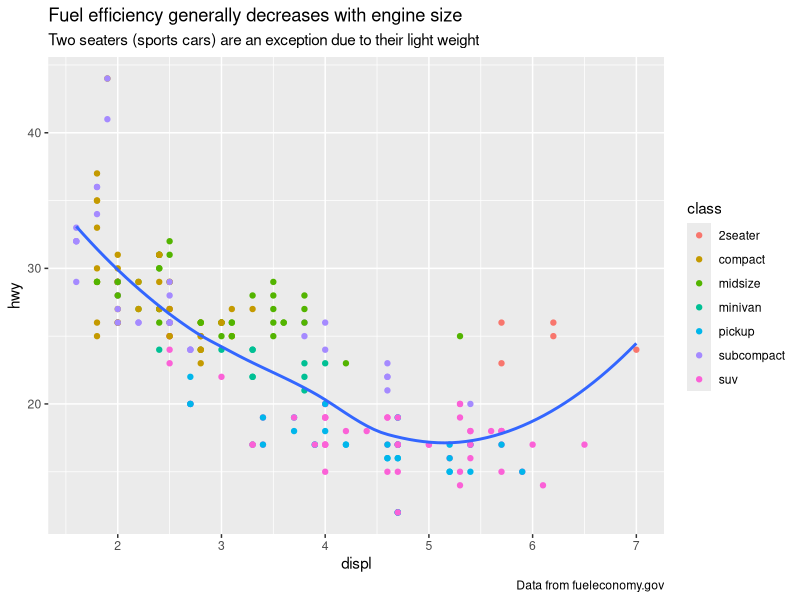
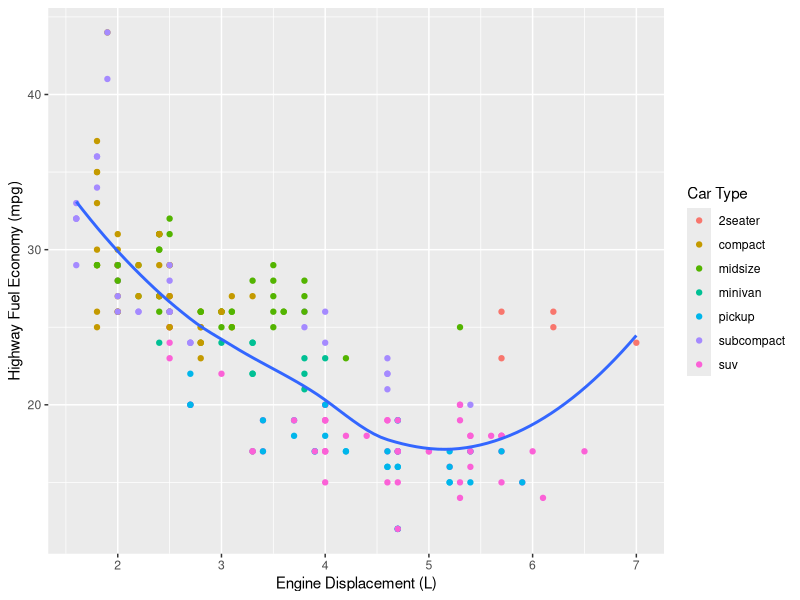
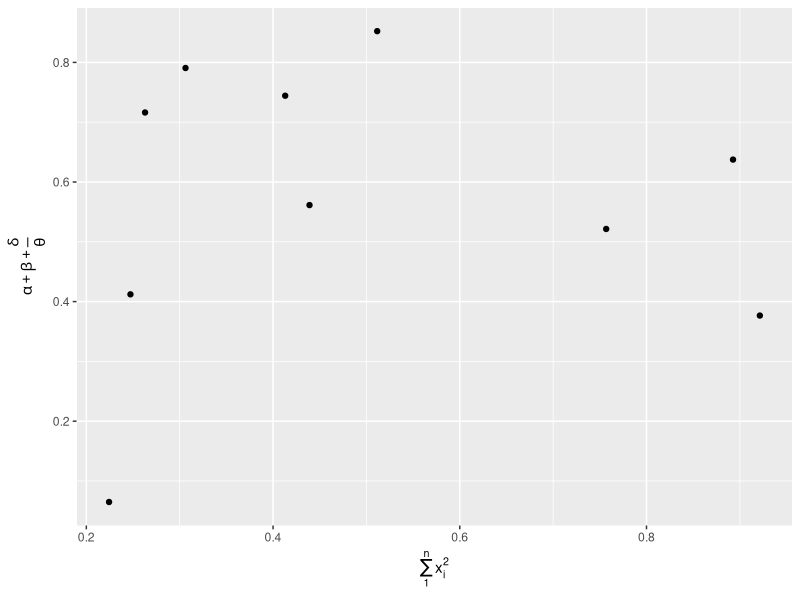
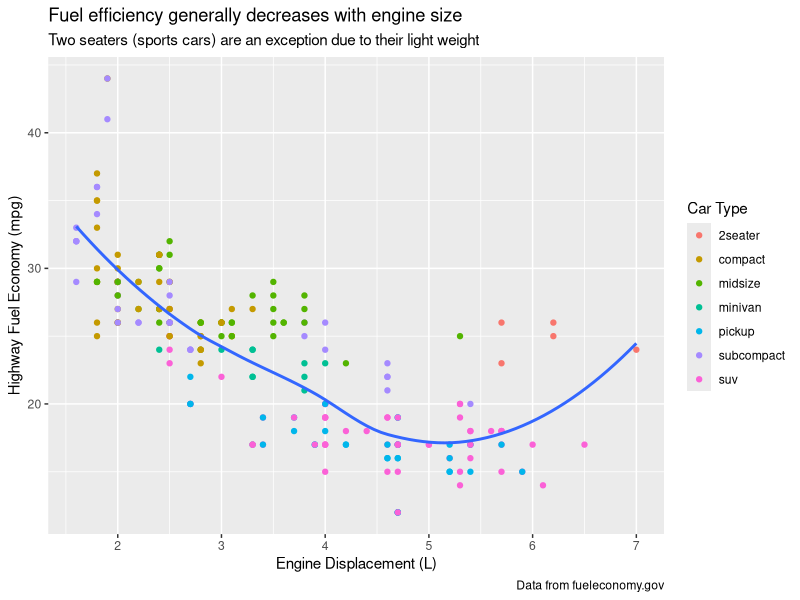
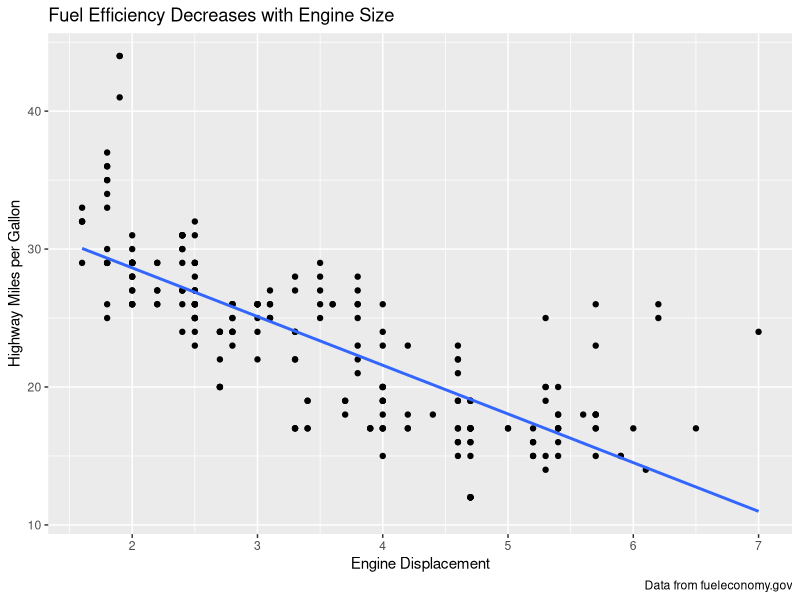
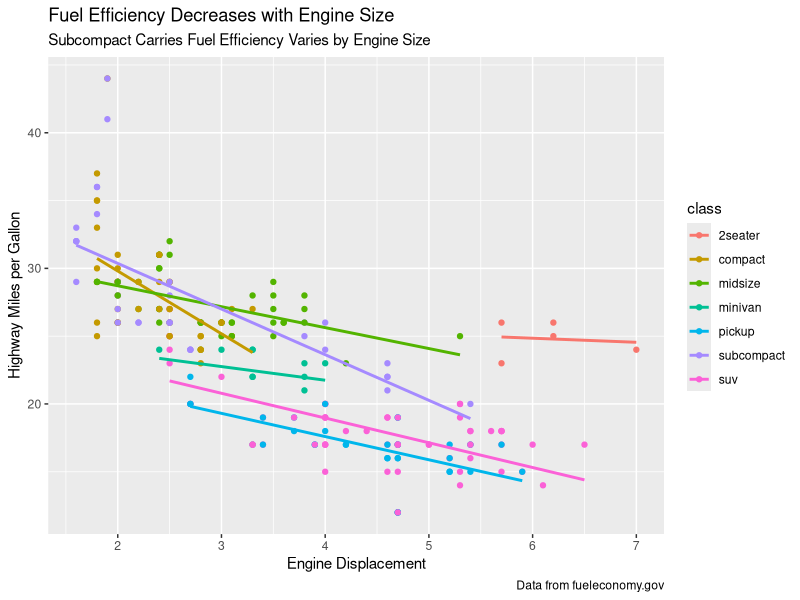

The R script that drew these images, in order: (Note: this script raises an error after producing the figures.)
# Chapter 28 - Graphics for Communication

library(tidyverse)
library(lubridate)

## 28.2 - Label

ggplot(mpg, aes(displ, hwy)) +
  geom_point(aes(color = class)) +
  geom_smooth(se = F) +
  labs(title = "Fuel efficiency generally decreases with engine size",
       subtitle = "Two seaters (sports cars) are an exception due to their light weight",
       caption = "Data from fueleconomy.gov")

ggplot(mpg, aes(displ, hwy)) +
  geom_point(aes(color = class)) +
  geom_smooth(se = F) +
  labs(x = "Engine Displacement (L)",
       y = "Highway Fuel Economy (mpg)",
       color = "Car Type")

df <- tibble(
  x = runif(10),
  y = runif(10)
)

ggplot(df, aes(x, y)) +
  geom_point() +
  labs(
    x = quote(sum(x[i] ^ 2, i = 1, n)),
    y = quote(alpha + beta + frac(delta, theta))
  )

### 28.2.1 - Exercises

#### 1.

ggplot(mpg, aes(displ, hwy)) +
  geom_point(aes(color = class)) +
  geom_smooth(se = F) +
  labs(title = "Fuel efficiency generally decreases with engine size",
       subtitle = "Two seaters (sports cars) are an exception due to their light weight",
       caption = "Data from fueleconomy.gov",
       x = "Engine Displacement (L)",
       y = "Highway Fuel Economy (mpg)",
       color = "Car Type")

#### 2.

ggplot(mpg, aes(displ, hwy)) +
  geom_point() +
  geom_smooth(method = "lm", se = F) +
  labs(
    title = "Fuel Efficiency Decreases with Engine Size",
    caption = "Data from fueleconomy.gov",
    y = "Highway Miles per Gallon",
    x = "Engine Displacement"
  )
  
ggplot(mpg, aes(displ, hwy, color = class)) +
  geom_point() +
  geom_smooth(method = "lm", se = F) +
  labs(
    title = "Fuel Efficiency Decreases with Engine Size",
    subtitle = "Subcompact Carries Fuel Efficiency Varies by Engine Size",
    caption = "Data from fueleconomy.gov",
    y = "Highway Miles per Gallon",
    x = "Engine Displacement"
  )

mod <- lm(hwy ~ class, data = mpg)
mpg %>%
  add_residuals(mod) %>%
  ggplot(aes(x = displ, y = resid)) +
  geom_jitter() +
  geom_smooth(method = "lm", se = F) +
  labs(
    title = "Engine size has little effect on fuel efficiency",
    subtitle = "After accounting for car class",
    caption = "Data from fueleconomy.gov",
    y = "Highway MPG Relative to Class Average",
    x = "Engine Displacement"
  )

#### 3.

steps <- tibble(
  date = as.Date(x=seq.Date(as.Date("2019-08-09"), as.Date("2019-08-18"), "days")),
  fitbit = c(6476, 6853, 6181, 6607, 11023, 8115, 11992, 7162, 3505, 3619),
  misfit = c(4868, 6226, 5922, 5598, 9200, 6844, 11322, 5844, 3380, 2806),
  apple_watch = c(3820, 5350, 4019, 5042, 10060, 6059, 12229, 6296, 1980, 2292),
  spire = c(3594, 4773, 3154, NA, 6389, 2497, 8370, 3922, NA, 976),
  lumo_lift = c(4202, 4710, 3139, 3322, 6911, 3823, 8789, 4527, NA, 866)
)

steps2 <- steps %>%
  gather('fitbit', 'misfit', 'apple_watch', 'spire', 'lumo_lift', key = 'source', value = 'steps_per_day') %>%
  group_by(date) %>%
  mutate(mean = mean(steps_per_day, na.rm = T)) %>%
  mutate(variance = (steps_per_day - mean))

steps3 <- steps2 %>%
  group_by(source) %>%
  summarize(mean_variance = mean(variance, na.rm = T))

# Add mean and standard deviation columns to the table.

# Create line plots of the data
ggplot(data  = steps2) +
  geom_line(mapping = aes(x = date, y = steps_per_day, color = source)) +
  labs(
    title = "Fitness trackers do not count steps equally",
    subtitle = "There is a relative agreement, though",
    color = "Fitness Tracker",
    x = "Date",
    y = "Steps Per Day"
  )

## 28.3 - Annotations

best_in_class <- mpg%>%
  group_by(class) %>%
  filter(row_number(desc(hwy)) == 1)

ggplot(mpg, aes(displ, hwy)) +
  geom_point(aes(color = class)) +
  geom_label(aes(label = model), data = best_in_class, nudge_y = 2, alpha = 0.5)

ggplot(mpg, aes(displ, hwy)) +
  geom_point(aes(color = class)) +
  geom_point(size = 3, shape = 1, data = best_in_class) +
  ggrepel::geom_label_repel(aes(label = model), data = best_in_class)

class_avg <- mpg %>%
  group_by(class) %>%
  summarize(
    displ = median(displ),
    hwy = median(hwy)
  )

ggplot(mpg, aes(displ, hwy, color = class)) +
  ggrepel::geom_label_repel(aes(label = class),
                            data = class_avg,
                            size = 6,
                            label.size = 0,
                            segment.color = NA
                            ) +
  geom_point() +
  theme(legend.position = "none")


label <- mpg %>%
  summarize(
    displ = max(displ),
    hwy = max(hwy),
    label = "Increasing engine size is \nrelated to decreasing fuel economy."
  )

ggplot(mpg, aes(displ, hwy)) +
  geom_point() +
  geom_text(aes(label = label), data = label, vjust = "top", hjust = "right")

label <- tibble(
  displ = Inf,
  hwy = Inf,
  label = "Increasing engine size is \nrelated to decreasing fuel economy."
)

ggplot(mpg, aes(displ, hwy)) +
  geom_point() +
  geom_text(aes(label = label), data = label, vjust = "top", hjust = "right")

### 28.3.1 - Exercises

## 28.4 - Scales

ggplot(mpg, aes(displ, hwy)) +
  geom_point(aes(color = class))

ggplot(mpg, aes(displ, hwy)) +
  geom_point(aes(color = class)) +
  scale_x_continuous() +
  scale_y_continuous() +
  scale_color_discrete()

### 28.4.1 Axis Ticks and Legend Keys

ggplot(mpg, aes(displ, hwy)) +
  geom_point() +
  scale_y_continuous(breaks = seq(15, 40, by = 5))


ggplot(mpg, aes(displ, hwy)) +
  geom_point() +
  scale_y_continuous(labels =  NULL) +
  scale_x_continuous(labels = NULL)

presidential %>%
  mutate(id = 33 + row_number()) %>%
  ggplot(aes(start, id)) +
  geom_point() +
  geom_segment(aes(xend = end, yend = id)) +
  scale_x_date(NULL, breaks = presidential$start, date_labels = "'%y")

### 28.4.2 - Legend Layout

base <- ggplot(mpg, aes(displ, hwy)) +
  geom_point(aes(color = class))

base + theme(legend.position = "left")
base + theme(legend.position = "top")
base + theme(legend.position = "bottom")
base + theme(legend.position = "right")

ggplot(mpg, aes(displ, hwy)) +
  geom_point(aes(color = class)) +
  geom_smooth(se = F) +
  theme(legend.position = "bottom") +
  guides(color = guide_legend(nrow = 1, override.aes = list(size = 4)))

###28.4.3 - Replacing a Scale

ggplot(diamonds, aes(carat, price)) +
  geom_bin2d()

ggplot(diamonds, aes(log10(carat), log10(price))) +
  geom_bin2d()

ggplot(diamonds, aes(carat, price)) +
  geom_bin2d() +
  scale_x_log10() +
  scale_y_log10()

ggplot(mpg, aes(displ, hwy)) +
  geom_point(aes(color = drv))


ggplot(mpg, aes(displ, hwy)) +
  geom_point(aes(color = drv, shape = drv)) +
  scale_color_brewer(palette = "PuBu")

presidential %>%
  mutate(id = 33 + row_number()) %>%
  ggplot(aes(start, id, color = party)) +
  geom_point() +
  geom_segment(aes(xend = end, yend = id)) +
  scale_color_manual(values = c(Republican = "red", Democratic = "blue"))

df <- tibble(
  x = rnorm(10000),
  y = rnorm(10000)
)
ggplot(df, aes(x, y)) +
  geom_hex() +
  coord_fixed()

ggplot(df, aes(x, y)) +
  geom_hex() +
  viridis::scale_fill_viridis() +
  coord_fixed()

### 28.4.4 - Exercises

#### 1.

ggplot(df, aes(x, y)) +
  
  geom_hex() +
  scale_fill_gradient(low = "blue", high = "purple") +
  coord_fixed()

#### 3.

fouryears <- lubridate::make_date(seq(year(min(presidential$start)),
                                       year(max(presidential$end)),
                                      by = 4
                                      ), 1, 1)
presidential %>%
  mutate(id = 33 + row_number(),
         name_id = fct_inorder(str_c(name, " (", id, ")"))
         ) %>%
  ggplot(aes(start, name_id, color = party)) +
  geom_point() +
  geom_segment(aes(xend = end, yend = name_id)) +
  scale_color_manual("Party", values = c(Republican = "red", Democratic = "blue")) +
  scale_x_date(NULL, 
               breaks = presidential$start, date_labels = "'%y",
               minor_breaks = fouryears
               ) +
    ggtitle("Terms of US Presidents",
            subtitle = "Roosevelt (34th) to Obama (44th)"
            ) +
    theme(
      panel.grid.minor = element_blank(),
      axis.ticks.y = element_blank()
    )

#### 4.

ggplot(diamonds, aes(carat, price)) +
  geom_point(aes(color = cut), alpha = 1 / 20) +
  theme(legend.position = "bottom") +
  guides(color = guide_legend(nrow = 1, override.aes = list(alpha = 1)))

## 28.5 - Zooming

ggplot(mpg, aes(displ, hwy)) +
  geom_point(aes(color = class)) +
  geom_smooth() +
  coord_cartesian(xlim = c(5, 7), ylim = c(10, 30))

mpg %>%
  filter(displ >= 5, displ <= 7, hwy <= 30) %>%
  ggplot(aes(displ, hwy)) +
  geom_point(aes(color = class)) +
  geom_smooth()

suv <- mpg %>% filter(class == "suv")
compact <- mpg %>% filter(class == "compact") 

ggplot(suv, aes(displ, hwy, color = drv)) +
  geom_point()

ggplot(compact, aes(displ, hwy, color = drv)) +
  geom_point()

x_scale <- scale_x_continuous(limits = range(mpg$displ))
y_scale <- scale_y_continuous(limits = range(mpg$hwy))
col_scale <- scale_color_discrete(limits = unique(mpg$drv))

ggplot(suv, aes(displ, hwy, color = drv)) +
  geom_point() +
  x_scale +
  y_scale +
  col_scale

ggplot(compact, aes(displ, hwy, color = drv)) +
  geom_point() +
  x_scale +
  y_scale +
  col_scale

## 28.6 - Themes

ggplot(mpg, aes(displ, hwy)) +
  geom_point(aes(color = class)) +
  geom_smooth(se = F) +
  theme_bw()
